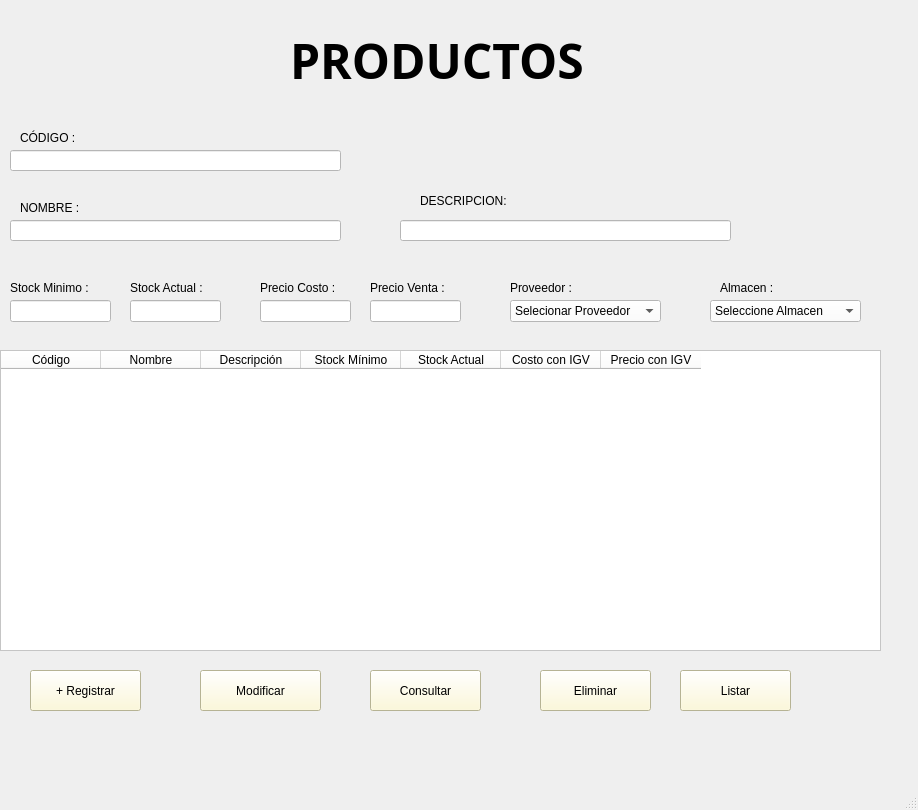
<?xml version="1.0" encoding="UTF-8"?>
<ui version="4.0">
 <class>MainWindow</class>
 <widget class="QMainWindow" name="MainWindow">
  <property name="geometry">
   <rect>
    <x>0</x>
    <y>0</y>
    <width>918</width>
    <height>810</height>
   </rect>
  </property>
  <property name="windowTitle">
   <string>MainWindow</string>
  </property>
  <property name="styleSheet">
   <string notr="true"/>
  </property>
  <widget class="QWidget" name="centralwidget">
   <widget class="QLabel" name="label">
    <property name="geometry">
     <rect>
      <x>290</x>
      <y>30</y>
      <width>341</width>
      <height>61</height>
     </rect>
    </property>
    <property name="font">
     <font>
      <family>Agency FB</family>
      <pointsize>36</pointsize>
      <weight>75</weight>
      <bold>true</bold>
     </font>
    </property>
    <property name="text">
     <string>PRODUCTOS</string>
    </property>
   </widget>
   <widget class="QLabel" name="label_2">
    <property name="geometry">
     <rect>
      <x>640</x>
      <y>10</y>
      <width>181</width>
      <height>131</height>
     </rect>
    </property>
    <property name="text">
     <string/>
    </property>
    <property name="pixmap">
     <pixmap>../Img/productos.png</pixmap>
    </property>
    <property name="scaledContents">
     <bool>true</bool>
    </property>
   </widget>
   <widget class="QLabel" name="label_3">
    <property name="geometry">
     <rect>
      <x>20</x>
      <y>130</y>
      <width>91</width>
      <height>16</height>
     </rect>
    </property>
    <property name="text">
     <string>CÓDIGO :</string>
    </property>
   </widget>
   <widget class="QLineEdit" name="txtCodigo">
    <property name="geometry">
     <rect>
      <x>10</x>
      <y>150</y>
      <width>331</width>
      <height>21</height>
     </rect>
    </property>
    <property name="styleSheet">
     <string notr="true">background-color: rgb(255, 255, 255);</string>
    </property>
   </widget>
   <widget class="QLabel" name="label_4">
    <property name="geometry">
     <rect>
      <x>20</x>
      <y>200</y>
      <width>91</width>
      <height>16</height>
     </rect>
    </property>
    <property name="text">
     <string>NOMBRE :</string>
    </property>
   </widget>
   <widget class="QLineEdit" name="txtNombre">
    <property name="geometry">
     <rect>
      <x>10</x>
      <y>220</y>
      <width>331</width>
      <height>21</height>
     </rect>
    </property>
    <property name="styleSheet">
     <string notr="true">background-color: rgb(255, 255, 255);</string>
    </property>
   </widget>
   <widget class="QLabel" name="label_5">
    <property name="geometry">
     <rect>
      <x>420</x>
      <y>190</y>
      <width>181</width>
      <height>21</height>
     </rect>
    </property>
    <property name="text">
     <string>DESCRIPCION:</string>
    </property>
   </widget>
   <widget class="QLineEdit" name="txtDescripcion">
    <property name="geometry">
     <rect>
      <x>400</x>
      <y>220</y>
      <width>331</width>
      <height>21</height>
     </rect>
    </property>
    <property name="styleSheet">
     <string notr="true">background-color: rgb(255, 255, 255);</string>
    </property>
   </widget>
   <widget class="QLabel" name="label_6">
    <property name="geometry">
     <rect>
      <x>10</x>
      <y>280</y>
      <width>101</width>
      <height>16</height>
     </rect>
    </property>
    <property name="text">
     <string>Stock Minimo :</string>
    </property>
   </widget>
   <widget class="QLineEdit" name="txtStockMinimo">
    <property name="geometry">
     <rect>
      <x>10</x>
      <y>300</y>
      <width>101</width>
      <height>22</height>
     </rect>
    </property>
    <property name="styleSheet">
     <string notr="true">background-color: rgb(255, 255, 255);</string>
    </property>
   </widget>
   <widget class="QLabel" name="label_7">
    <property name="geometry">
     <rect>
      <x>130</x>
      <y>280</y>
      <width>101</width>
      <height>16</height>
     </rect>
    </property>
    <property name="text">
     <string>Stock Actual :</string>
    </property>
   </widget>
   <widget class="QLineEdit" name="txtStockActual">
    <property name="geometry">
     <rect>
      <x>130</x>
      <y>300</y>
      <width>91</width>
      <height>22</height>
     </rect>
    </property>
    <property name="styleSheet">
     <string notr="true">background-color: rgb(255, 255, 255);</string>
    </property>
   </widget>
   <widget class="QLabel" name="label_8">
    <property name="geometry">
     <rect>
      <x>260</x>
      <y>280</y>
      <width>101</width>
      <height>16</height>
     </rect>
    </property>
    <property name="text">
     <string>Precio Costo :</string>
    </property>
   </widget>
   <widget class="QLineEdit" name="txtPrecioCosto">
    <property name="geometry">
     <rect>
      <x>260</x>
      <y>300</y>
      <width>91</width>
      <height>22</height>
     </rect>
    </property>
    <property name="styleSheet">
     <string notr="true">background-color: rgb(255, 255, 255);</string>
    </property>
   </widget>
   <widget class="QLabel" name="label_9">
    <property name="geometry">
     <rect>
      <x>370</x>
      <y>280</y>
      <width>101</width>
      <height>16</height>
     </rect>
    </property>
    <property name="text">
     <string>Precio Venta :</string>
    </property>
   </widget>
   <widget class="QLineEdit" name="txtPrecioVenta">
    <property name="geometry">
     <rect>
      <x>370</x>
      <y>300</y>
      <width>91</width>
      <height>22</height>
     </rect>
    </property>
    <property name="styleSheet">
     <string notr="true">background-color: rgb(255, 255, 255);</string>
    </property>
   </widget>
   <widget class="QLabel" name="label_10">
    <property name="geometry">
     <rect>
      <x>510</x>
      <y>280</y>
      <width>101</width>
      <height>16</height>
     </rect>
    </property>
    <property name="text">
     <string>Proveedor :</string>
    </property>
   </widget>
   <widget class="QLabel" name="label_11">
    <property name="geometry">
     <rect>
      <x>720</x>
      <y>280</y>
      <width>101</width>
      <height>16</height>
     </rect>
    </property>
    <property name="text">
     <string>Almacen :</string>
    </property>
   </widget>
   <widget class="QComboBox" name="cboProveedor">
    <property name="geometry">
     <rect>
      <x>510</x>
      <y>300</y>
      <width>151</width>
      <height>22</height>
     </rect>
    </property>
    <property name="styleSheet">
     <string notr="true">background-color: rgb(255, 255, 255);</string>
    </property>
    <item>
     <property name="text">
      <string>Selecionar Proveedor</string>
     </property>
    </item>
    <item>
     <property name="text">
      <string>Proveedor 1</string>
     </property>
    </item>
    <item>
     <property name="text">
      <string>Proveedor 2</string>
     </property>
    </item>
    <item>
     <property name="text">
      <string>Proveedor 3</string>
     </property>
    </item>
   </widget>
   <widget class="QComboBox" name="cboAlmacen">
    <property name="geometry">
     <rect>
      <x>710</x>
      <y>300</y>
      <width>151</width>
      <height>22</height>
     </rect>
    </property>
    <property name="styleSheet">
     <string notr="true">background-color: rgb(255, 255, 255);</string>
    </property>
    <item>
     <property name="text">
      <string>Seleccione Almacen</string>
     </property>
    </item>
    <item>
     <property name="text">
      <string>Almacen 1</string>
     </property>
    </item>
    <item>
     <property name="text">
      <string>Almacen 2</string>
     </property>
    </item>
    <item>
     <property name="text">
      <string>Almacen 3</string>
     </property>
    </item>
   </widget>
   <widget class="QTableWidget" name="tblProductos">
    <property name="geometry">
     <rect>
      <x>0</x>
      <y>350</y>
      <width>881</width>
      <height>301</height>
     </rect>
    </property>
    <property name="styleSheet">
     <string notr="true">background-color: rgb(255, 255, 255);</string>
    </property>
    <column>
     <property name="text">
      <string>Código</string>
     </property>
    </column>
    <column>
     <property name="text">
      <string>Nombre</string>
     </property>
    </column>
    <column>
     <property name="text">
      <string>Descripción</string>
     </property>
    </column>
    <column>
     <property name="text">
      <string>Stock Mínimo</string>
     </property>
    </column>
    <column>
     <property name="text">
      <string>Stock Actual</string>
     </property>
    </column>
    <column>
     <property name="text">
      <string>Costo con IGV</string>
     </property>
    </column>
    <column>
     <property name="text">
      <string>Precio con IGV</string>
     </property>
    </column>
   </widget>
   <widget class="QPushButton" name="btnRegistrar">
    <property name="geometry">
     <rect>
      <x>30</x>
      <y>670</y>
      <width>111</width>
      <height>41</height>
     </rect>
    </property>
    <property name="styleSheet">
     <string notr="true">background-color: rgb(255, 250, 207);</string>
    </property>
    <property name="text">
     <string>+ Registrar</string>
    </property>
   </widget>
   <widget class="QPushButton" name="btnModificar">
    <property name="geometry">
     <rect>
      <x>200</x>
      <y>670</y>
      <width>121</width>
      <height>41</height>
     </rect>
    </property>
    <property name="styleSheet">
     <string notr="true">background-color: rgb(255, 250, 207);</string>
    </property>
    <property name="text">
     <string>Modificar</string>
    </property>
   </widget>
   <widget class="QPushButton" name="btnConsultar">
    <property name="geometry">
     <rect>
      <x>370</x>
      <y>670</y>
      <width>111</width>
      <height>41</height>
     </rect>
    </property>
    <property name="styleSheet">
     <string notr="true">background-color: rgb(255, 250, 207);</string>
    </property>
    <property name="text">
     <string>Consultar</string>
    </property>
   </widget>
   <widget class="QPushButton" name="btnEliminar">
    <property name="geometry">
     <rect>
      <x>540</x>
      <y>670</y>
      <width>111</width>
      <height>41</height>
     </rect>
    </property>
    <property name="styleSheet">
     <string notr="true">background-color: rgb(255, 250, 207);</string>
    </property>
    <property name="text">
     <string>Eliminar</string>
    </property>
   </widget>
   <widget class="QPushButton" name="btnListar">
    <property name="geometry">
     <rect>
      <x>680</x>
      <y>670</y>
      <width>111</width>
      <height>41</height>
     </rect>
    </property>
    <property name="styleSheet">
     <string notr="true">background-color: rgb(255, 250, 207);</string>
    </property>
    <property name="text">
     <string>Listar</string>
    </property>
   </widget>
  </widget>
  <widget class="QMenuBar" name="menubar">
   <property name="geometry">
    <rect>
     <x>0</x>
     <y>0</y>
     <width>918</width>
     <height>26</height>
    </rect>
   </property>
  </widget>
  <widget class="QStatusBar" name="statusbar"/>
 </widget>
 <resources/>
 <connections/>
</ui>
